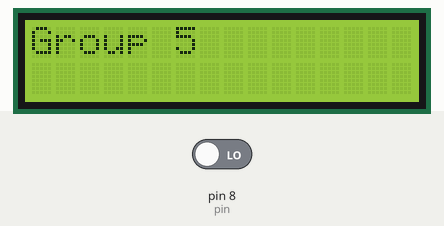
Recording of a sketch running on a simulated Arduino Uno, built with avr-gcc and run on an emulated ATmega328P. On the bench: 16×2 character LCD. The inputs (shaded band) are chosen by the test bench; at power-on: pin 8 (pin) LOW. The modem accepts every AT command (registered, SIM ready, sends succeed) and sends nothing else; what the sketch prints to the serial monitor is not drawn.

Above: at 0.1 s.
At 12.4 s:
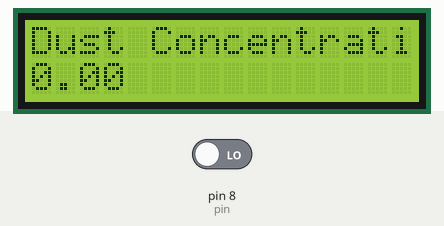
At 67.61 s:
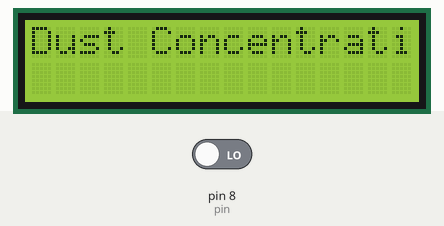
At 123.1 s:
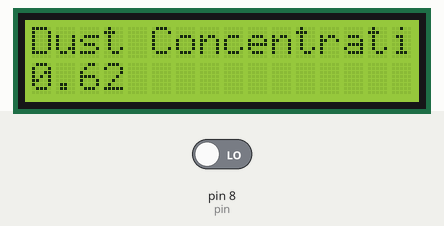

Measured:
- what the display in image 1 shows lasts 6.1 s, from 12.3 s to 18.4 s

The sketch:

Dust_ThinkSpeak.ino
```cpp
#include <SoftwareSerial.h>
#define DEBUG true
SoftwareSerial esp8266(9, 10);
#include <LiquidCrystal_PCF8574.h>
#include <stdlib.h>
#include <DHT.h>
LiquidCrystal_PCF8574 lcd(0x27);  // set the LCD address to 0x27 for a 16 chars and 2 line display

//Constants
#define DHTPIN 7     // what pin we're connected to
#define DHTTYPE DHT22   // DHT 22  (AM2302)
DHT dht(DHTPIN, DHTTYPE); //// Initialize DHT sensor for normal 16mhz Arduino

//Variables
float hum;  //Stores humidity value
float temp; //Stores temperature value


#define SSID "Pixel"     // "SSID-WiFiname"
#define PASS "123456789"       // "password"
#define IP "184.106.153.149"// thingspeak.com ip
String msg = "GET /update?key=JLDS1INR85CS2FJ2"; //change it with your api key like "GET /update?key=Your Api Key"

int pin = 8;
unsigned long duration;
unsigned long starttime;
unsigned long sampletime_ms = 2000;
unsigned long lowpulseoccupancy = 0;
float ratio = 0;
float concentration = 0;

void setup()
{

  pinMode(8,INPUT);
  starttime = millis();
  dht.begin();

  lcd.setBacklight(255);
  lcd.begin(16, 2);
  lcd.print("Group 5");
  delay(100);
  lcd.setCursor(0, 1);
  lcd.print("Connecting...");
  Serial.begin(9600); //or use default 115200.
  esp8266.begin(115200);
  Serial.println("AT");
  esp8266.println("AT");
  delay(5000);
  if (esp8266.find("OK")) {
    connectWiFi();
  }
}

void loop() {
  lcd.clear();

  lcd.display();
  lcd.setCursor(0, 0);
  lcd.print("Dust Concentration=");

  delay (100);
  lcd.setCursor(0, 1); // set the cursor to column 0, line 2

  lcd.print(concentration);
  delay(1000);

  updateDust();


  delay(1000);
}

void updateDust() {

duration = pulseIn(pin, LOW);
  lowpulseoccupancy = lowpulseoccupancy+duration;
  if ((millis()-starttime) >= sampletime_ms) //if the sampel time = = 30s
  {
    ratio = lowpulseoccupancy/(sampletime_ms*10.0);
    concentration = 1.1*pow(ratio,3)-3.8*pow(ratio,2)+520*ratio+0.62;
    Serial.print("Concentration = ");
    Serial.print(concentration);
    Serial.println(" pcs/0.01cf");
    Serial.println("\n");
    lowpulseoccupancy = 0;
    starttime = millis();
  }

  String DustCmd = "AT+CIPSTART=\"TCP\",\"";
  DustCmd += IP;
  DustCmd += "\",80";
  Serial.println(DustCmd);
  esp8266.println(DustCmd);
  delay(2000);
  if (esp8266.find("Error")) {
    return;
  }
  DustCmd = msg ;
  DustCmd += "&field5=";
  DustCmd += concentration;


  DustCmd += "\r\n";
  Serial.print("AT+CIPSEND=");
  esp8266.print("AT+CIPSEND=");
  Serial.println(DustCmd.length());
  esp8266.println(DustCmd.length());
  Serial.print(DustCmd);
  esp8266.print(DustCmd);
}

boolean connectWiFi() {
  Serial.println("AT+CWMODE=1");
  esp8266.println("AT+CWMODE=1");
  delay(2000);
  String cmd = "AT+CWJAP=\"";
  cmd += SSID;
  cmd += "\",\"";
  cmd += PASS;
  cmd += "\"";
  Serial.println(cmd);
  esp8266.println(cmd);
  delay(5000);
  if (esp8266.find("OK")) {
    Serial.println("OK");
    return true;
  } else {
    return false;
  }
}
```
